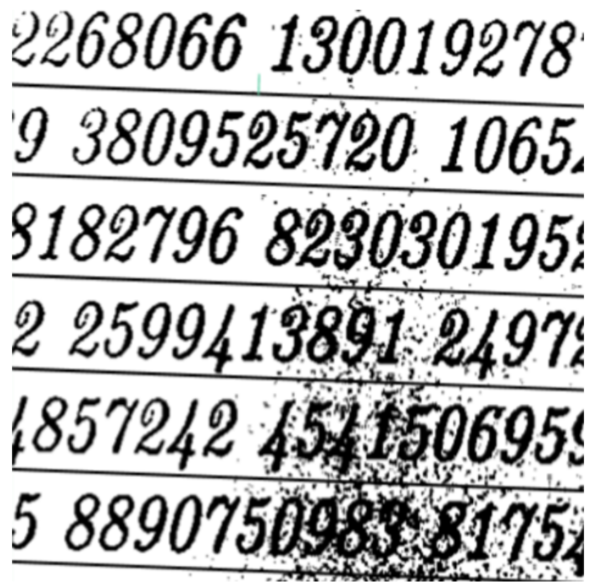
#> input picture LAB04/ex3.png, 595 x 587 px
$ python ex3.py
#> lines starting #> are read from the running program, lines starting #| are printed output that depends on the picture; after the words box and inside, x2 and y2 are one past the last pixel; in counts of white or black regions, pixels touching at a corner belong together
import cv2
import numpy as np
from matplotlib import pyplot as plt

img = cv2.imread('ex3.png')
#> img is the input picture: shape (587, 595, 3); mean B, G, R 186.3, 186.3, 186.3

image = cv2.cvtColor(img, cv2.COLOR_BGR2GRAY)

ret, th1 = cv2.threshold(image, 0, 255, cv2.THRESH_BINARY)
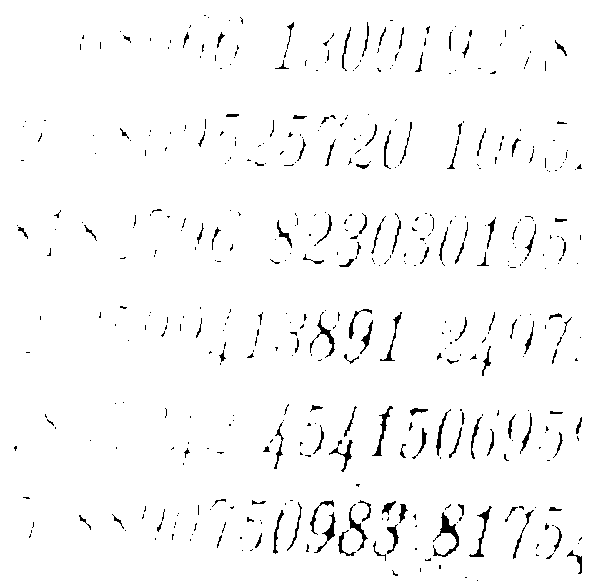
#> th1: shape (587, 595); 97.4% white; black in thin lines or dots
kernel = np.ones((5,5),np.uint8)

opening = cv2.morphologyEx(th1, cv2.MORPH_OPEN, kernel)
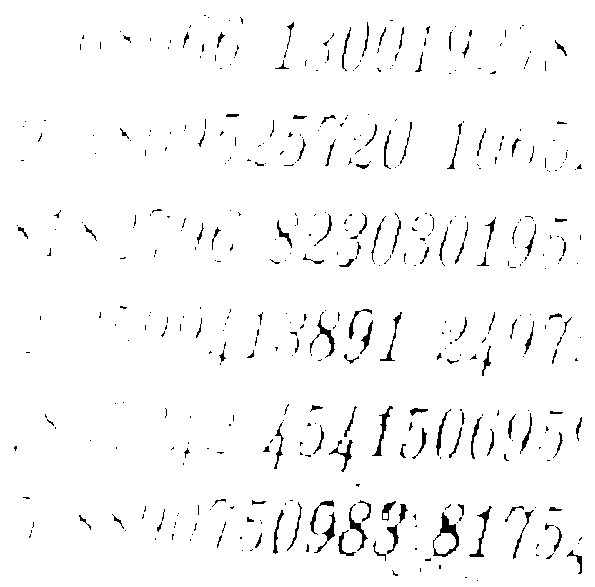
#> opening: shape (587, 595); 97.3% white; black in thin lines or dots

losing = cv2.morphologyEx(th1, cv2.MORPH_CLOSE, kernel)
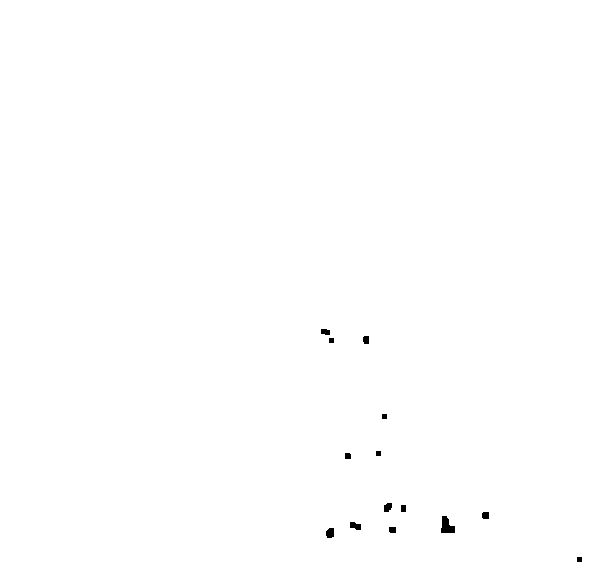
#> losing: shape (587, 595); 99.8% white; 14 black regions, largest, box (x1, y1, x2, y2) and area: (441, 516, 455, 533) 162, (326, 528, 334, 538) 70, (350, 522, 361, 530) 66

erosion = cv2.dilate(opening,kernel,iterations = 1)
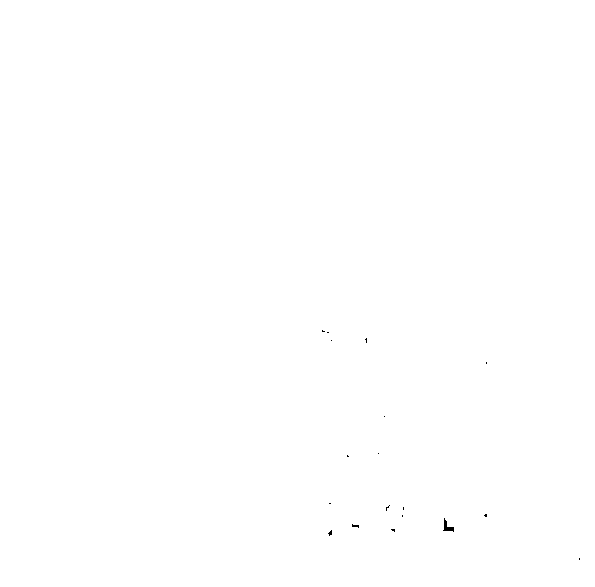
#> erosion: shape (587, 595); 100% white; 18 black regions (17 under 20 px)

contours, hierarchy = cv2.findContours(image=th1, mode=cv2.RETR_TREE, method=cv2.CHAIN_APPROX_SIMPLE)
#> contours = 638 contours, 468 with area under 20; largest, box (x1, y1, x2, y2) and area: (0, 0, 595, 587) 348084, (432, 511, 460, 558) 404, (468, 505, 493, 558) 274, (371, 405, 394, 457) 268, (348, 505, 369, 552) 232

image_copy = img.copy()
#> (the run stopped early here; a loop or call above may not have finished)
